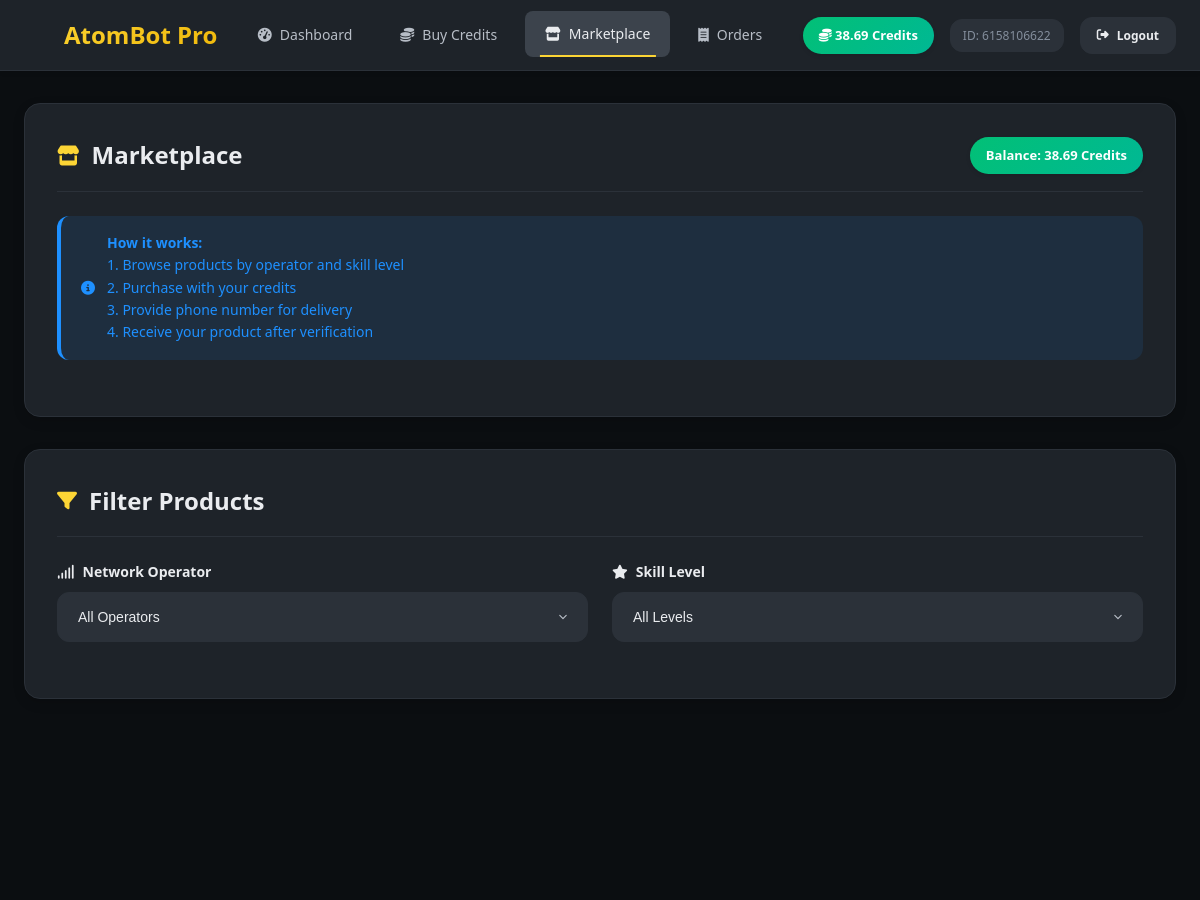
The page /shop (signed in, upper part) on the database as committed earlier.
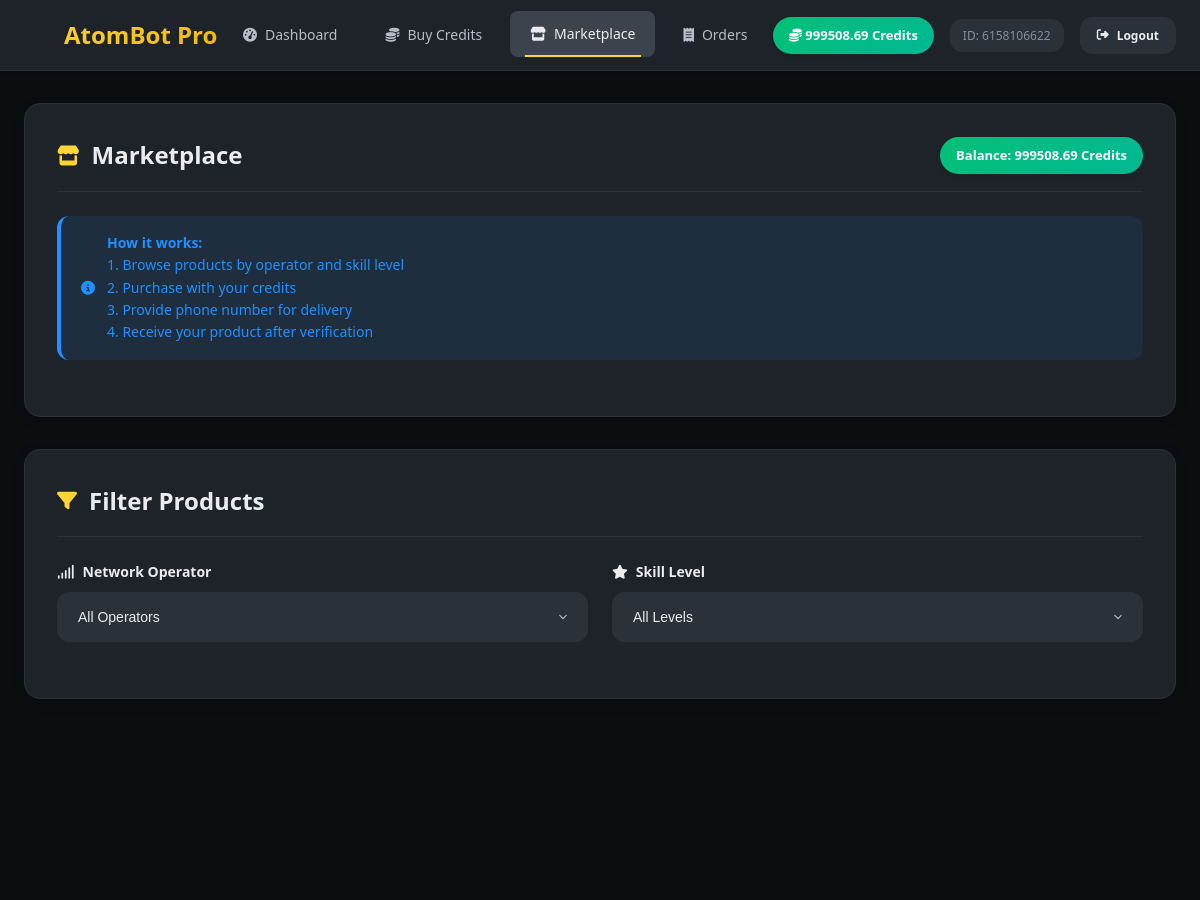
The same page on the database as committed later.
### tables this page shows
CREATE TABLE users (user_id INTEGER PRIMARY KEY, credits REAL DEFAULT 0, language TEXT DEFAULT 'en', is_banned INTEGER DEFAULT 0);

### web_app.py (the view)
@app.route('/shop')
def shop():
    if 'user_id' not in session:
        return redirect(url_for('login'))
    user_data = run_async(db.get_user_data(session['user_id']))
    session['user_data'] = user_data
    all_products = run_async(db.admin_get_all_products())
    operators = run_async(db.get_operators())
    organized_products = {}
    for operator_tuple in operators:
        operator = operator_tuple[0]
        organized_products[operator] = {}
        categories = run_async(db.get_categories_for_operator(operator))
        for category in categories:
            if category == "Beautiful Numbers":
                beautiful_numbers = run_async(db.get_beautiful_numbers(operator))
                if beautiful_numbers:
                    organized_products[operator][category] = {
                        'products': beautiful_numbers,
                        'type': 'bnum'
                    }
            else:
                products = run_async(db.get_products_in_category(operator, category))
                if products:
                    categorized = {'Beginner': [], 'Advanced': [], 'Expert': [], 'Professional': []}
                    for product in products:
                        prod_id, name, price_mmk, extra = product
                        credits = calculate_credit_cost(price_mmk)
                        product_info = {
                            'id': prod_id,
                            'name': name,
                            'price': price_mmk,
                            'credits': credits,
                            'extra': extra or ''
                        }
                        if credits <= 1:
                            categorized['Beginner'].append(product_info)
                        elif credits <= 3:
                            categorized['Advanced'].append(product_info)
                        elif credits <= 5:
                            categorized['Expert'].append(product_info)
                        else:
                            categorized['Professional'].append(product_info)
                    organized_products[operator][category] = {
                        'products': categorized,
                        'type': 'product'
                    }
    return render_template('shop.html', organized_products=organized_products, user_data=user_data)

### database.py (called while the page is built)
async def _db_query(query, params=(), fetchone=False, fetchall=False, commit=False):
    try:
        async with aiosqlite.connect(DB_NAME) as db:
            cursor = await db.execute(query, params)
            if commit: await db.commit(); return True
            if fetchone: return await cursor.fetchone()
            if fetchall: return await cursor.fetchall()
            return await cursor.fetchall()
    except aiosqlite.Error as e: logger.error(f"Database query failed: {e}\nQuery: {query}\nParams: {params}"); return None

async def get_user_data(user_id: int) -> dict:
    await _db_query("INSERT OR IGNORE INTO users (user_id) VALUES (?)", (user_id,), commit=True)
    user_data = await _db_query("SELECT credits, language, is_banned FROM users WHERE user_id = ?", (user_id,), fetchone=True)
    return {'credits': user_data[0], 'language': user_data[1], 'is_banned': bool(user_data[2])} if user_data else {'credits': 0.0, 'language': 'en', 'is_banned': False}

async def get_operators():
    return await _db_query("SELECT DISTINCT operator FROM products WHERE is_active = 1 ORDER BY operator", fetchall=True)

async def get_categories_for_operator(operator: str):
    categories, has_b_nums = await _db_query("SELECT DISTINCT category FROM products WHERE operator = ? AND is_active = 1", (operator,), fetchall=True), await _db_query("SELECT 1 FROM beautiful_numbers WHERE operator = ? AND is_active = 1 LIMIT 1", (operator,), fetchone=True)
    cat_list = [c[0] for c in categories]
    if has_b_nums: cat_list.append("Beautiful Numbers")
    return sorted(cat_list)

async def get_products_in_category(operator: str, category: str):
    return await _db_query("SELECT product_id, name, price_mmk, extra_info FROM products WHERE operator = ? AND category = ? AND is_active = 1", (operator, category), fetchall=True)

async def get_beautiful_numbers(operator: str):
    return await _db_query("SELECT id, phone_number, price_mmk FROM beautiful_numbers WHERE operator = ? AND is_active = 1", (operator,), fetchall=True)

async def admin_get_all_products():
    return await _db_query("SELECT operator, category, name, product_id, price_mmk, is_active FROM products ORDER BY operator, category, name", fetchall=True)

### products.py (called while the page is built)
def calculate_credit_cost(price_mmk: int) -> float:
    return round(price_mmk * config.CREDIT_PER_MMK, 2)

### web_app.py (called while the page is built)
@app.context_processor
def inject_config():
    return dict(config=config)

### templates/shop.html (shortened to what this page needs)
{% extends "base.html" %}
{% block content %}
<div class="card">
    <div class="card-header">
        <h1 class="card-title">
            <i class="fas fa-store"></i>
            Marketplace
        </h1>
        <div class="credits-badge">
            Balance: {{ user_data.credits or 0 }} Credits
        </div>
    </div>
    <div class="alert alert-info">
        <i class="fas fa-info-circle"></i>
        <div>
            <strong>How it works:</strong>
            <br>1. Browse products by operator and skill level
            <br>2. Purchase with your credits
            <br>3. Provide phone number for delivery
            <br>4. Receive your product after verification
        </div>
    </div>
</div>
<div class="card">
    <div class="card-header">
        <h2 class="card-title">
            <i class="fas fa-filter"></i>
            Filter Products
        </h2>
    </div>
    <div class="grid grid-2">
        <div class="form-group">
            <label for="operator-filter" class="form-label">
                <i class="fas fa-signal"></i>
                Network Operator
            </label>
            <select id="operator-filter" class="form-control form-select" onchange="filterProducts()">
                <option value="">All Operators</option>
            </select>
        </div>
        <div class="form-group">
            <label for="skill-filter" class="form-label">
                <i class="fas fa-star"></i>
                Skill Level
            </label>
            <select id="skill-filter" class="form-control form-select" onchange="filterProducts()">
                <option value="">All Levels</option>
            </select>
        </div>
    </div>
</div>
{% for operator, categories in organized_products.items() %}
<div class="operator-section" data-operator="{{ operator }}">
</div>
{% endfor %}
{% endblock %}

### templates/base.html (shortened to what this page needs)
<!DOCTYPE html>
<html lang="en">
<head>
    <link href="https://cdnjs.cloudflare.com/ajax/libs/font-awesome/6.4.0/css/all.min.css" rel="stylesheet">
</head>
<body>
    <header class="header">
        <div class="nav">
            <a href="{{ url_for('index') }}" class="logo">
                <i class="fas fa-atom"></i>
                AtomBot Pro
            </a>
            <ul class="nav-links" id="navLinks">
                <li><a href="{{ url_for('dashboard') }}" class="{% if request.endpoint == 'dashboard' %}active{% endif %}">
                    <i class="fas fa-tachometer-alt"></i> Dashboard
                </a></li>
                <li><a href="{{ url_for('credits') }}" class="{% if request.endpoint == 'credits' %}active{% endif %}">
                    <i class="fas fa-coins"></i> Buy Credits
                </a></li>
                <li><a href="{{ url_for('shop') }}" class="{% if request.endpoint == 'shop' %}active{% endif %}">
                    <i class="fas fa-store"></i> Marketplace
                </a></li>
                <li><a href="{{ url_for('orders') }}" class="{% if request.endpoint == 'orders' %}active{% endif %}">
                    <i class="fas fa-receipt"></i> Orders
                </a></li>
            </ul>
            <div class="user-info">
                {% if session.user_id %}
                <span class="credits-badge">
                    <i class="fas fa-coins"></i>
                    {{ session.user_data.credits or 0 }} Credits
                </span>
                <span class="user-id">ID: {{ session.user_id }}</span>
                <a href="{{ url_for('logout') }}" class="btn btn-secondary" style="padding: 8px 16px; font-size: 12px;">
                    <i class="fas fa-sign-out-alt"></i> Logout
                </a>
                {% else %}
                <a href="{{ url_for('login') }}" class="btn btn-primary">
                    <i class="fas fa-sign-in-alt"></i> Login
                </a>
                {% endif %}
            </div>
        </div>
    </header>
    <main class="main-content">
        <div class="container">
            {% block content %}{% endblock %}
        </div>
    </main>
    <div class="particles-bg" id="particles"></div>
</body>
</html>

Rows that differ between the two databases and show on the page:
changed users: user_data "38.69" → "999508.69"; credits "38.69" → "999508.69"
